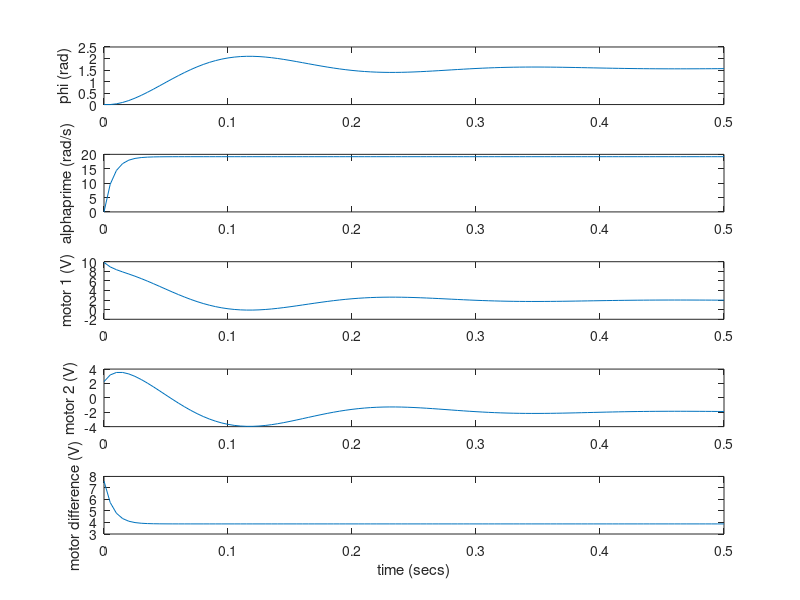

Source code (MATLAB):
%minicim motor params
free_current = 3;
free_spd_rpm = 5480;
free_spd = free_spd_rpm/60;
G = 12/60;
Jm = .005;
Jw = .002;
stall_torque = 1.4;
stall_current = 89;
R = 12/stall_current;
Kt = stall_torque/stall_current;
Kv = free_spd*2*pi/(12 - R*free_current);
dt = .005;

%State feedback matrices from mechanism model
A = [0 1 0; 0 -2*Kt/(Jm*Kv*G*G*R) 0; 0 0 -2*Kt/(Jw*Kv*G*G*R)];

B = [0 0; Kt/(Jm*G*R) Kt/(Jm*G*R); Kt/(Jw*G*R) -Kt/(Jw*G*R)];

C = [1 0 0; 0 0 1];

%Feed forward magic sauce
Vf = 12.0/(free_spd*G*2*pi);

A_d = expm(A*dt);
B_d = pinv(A)*(A_d - eye(size(A_d)))*B;
%[A_d, B_d] = c2d(A,B,dt);

K = place(A_d,B_d,[.9+.1i, .9-.1i, .5]);

%initialize
x = [0;0;0];
time = 0:dt:.5;
phi = zeros(1,length(time));
alphaprime = zeros(1,length(time));
v1 = zeros(1,length(time));
v2 = zeros(1,length(time));

%simulate!
for t = 1:length(time)
    Rs = [pi/2;x(2);6*pi]; 

    u = K*(Rs-x) + [Vf*Rs(3); -Vf*Rs(3)];%error + velocity feed forward
    %don't exceed max voltage
    u(u>12) = 12;
    u(u<-12) = -12;
    
    phi(t) = x(1);
    alphaprime(t) = x(3);
    v1(t) = u(1);
    v2(t) = u(2);
   
    x = A_d*x + B_d*u;
    y = C*x;
end
subplot(5,1,1)
plot(time, phi)
ylabel('phi (rad)')
hold on
subplot(5,1,2)
plot(time,alphaprime)
ylabel('alphaprime (rad/s)')
subplot(5,1,3)
plot(time, v1)
ylabel('motor 1 (V)')
hold on
subplot(5,1,4)
plot(time,v2)
ylabel('motor 2 (V)')
hold on
subplot(5,1,5)
plot(time,v1-v2)
ylabel('motor difference (V)')
xlabel('time (secs)')
